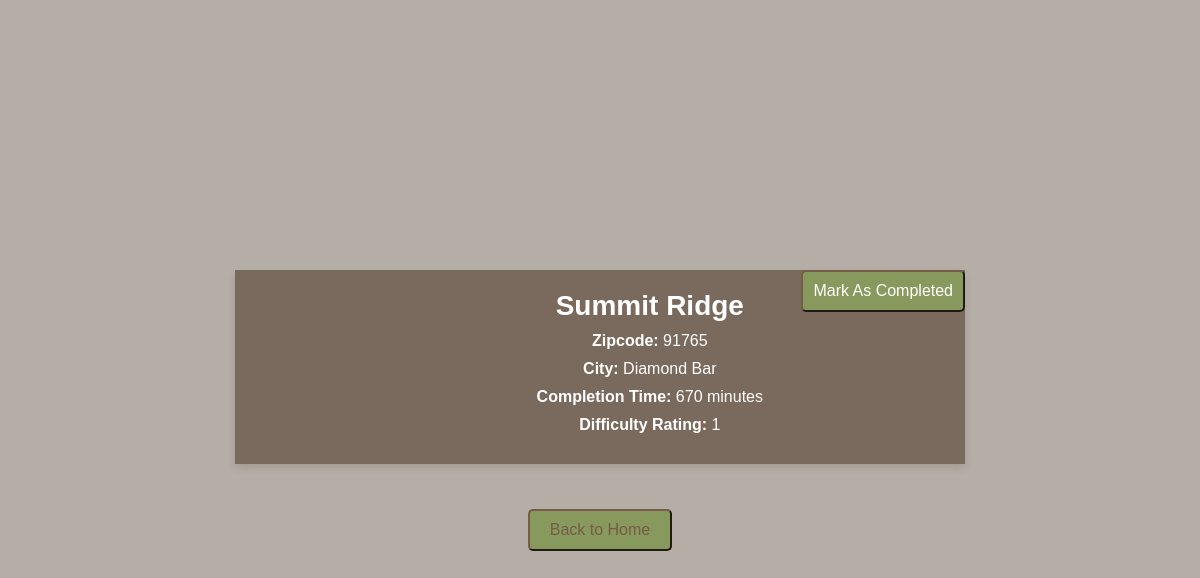
The app's page /Website/hike_details.php?trailid=2 with its own data.
### tables this page shows
CREATE TABLE TRAILS (
	trailID int(5) serial default value,
    trail_name varchar(50) NOT NULL,
    zipcode int(5) NOT NULL,
    city varchar(35) NOT NULL,
     
     
     
     
    difficulty int(1) ,
    completion_time int(4),
    maplink varchar(500),
    PRIMARY KEY (trailID)

);

### Website/PHP/hikedetails.php (called while the page is built, shortened)
<?php
include('connect.php');
$trailID = $_GET['trailid'];
$query = "SELECT * FROM TRAILS where trailID = '$trailID'";
$result = mysqli_query($link, $query);
$row = $result->fetch_assoc();
$trailname = $row["trail_name"];
$zipcode = $row["zipcode"];
$city = $row["city"];
$difficulty = $row["difficulty"];
$hiketime = $row["completion_time"];
$maplink = $row["maplink"];

### Website/hike_details.php (the view, shortened to what this page needs)
<?php
include("PHP/hikedetails.php");
?>
<!DOCTYPE html>
<html lang="en">
<head>
    <link rel="stylesheet" href="CSS/styles.css">
</head>
<body>
<div class="hike-details-container">
    <div class="map-container">
        <iframe src="<?php echo($maplink)?>"
            width="1000"
            height="750"
            style="border:0;"
            allowfullscreen=""
            loading="lazy"
>
        </iframe>
    </div>
    <div id="hike-details" class="hike-details">
    <h2><?php echo($trailname)?></h2>
        <p><strong>Zipcode: </strong><?php echo($zipcode)?></p>
        <p><strong>City: </strong><?php echo($city)?></p>
        <p><strong>Completion Time: </strong><?php echo($hiketime)?> minutes</p>
        <p><strong>Difficulty Rating: </strong> <?php echo($difficulty)?></p>
    </div>
    <form action="PHP/markcomplete.php" method="get">
        <button type="submit" class="complete-button">Mark As Completed</button>
    </form>
</div>
</body>
<footer>
    <button class= "btlogin-button" onclick=location.href="index.php">Back to Home</button>
</footer>
</html>

### Website/CSS/styles.css (style rules this page uses)
* { margin: 0; padding: 0; }
h2 { color: #ffffff; font-size: 175%; text-align: center; text-shadow: #333; }
p { color: #b5aea6; text-align: center; margin-bottom: 100px; }
body { background-color: #b5aea6; font-family: serif; font-size: 100%; }
.btlogin-button { background-color: #87995c; border-color: #765c48; border-radius: 5px; color: #765c48; text-shadow: #333; cursor: pointer; font-size: 16px; margin-top: 25px; padding: 10px 20px; }
.complete-button { background-color: #87995c; border-color: #765c48; border-radius: 5px; color: #fff; text-shadow: #333; cursor: pointer; font-size: 16px; padding: 10px 10px; }

### Website/hike_details.php (style rules this page uses)
body { font-family: 'Arial', sans-serif; margin: 0; padding: 0; display: flex; flex-direction: column; justify-content: center; align-items: center; height: 100vh; }
.hike-details-container { display: flex; max-width: 1000px; margin: 20px; box-shadow: 0 4px 8px rgba(0, 0, 0, 0.1); overflow: hidden; background-color: #7a6a5d; }
.map-container { flex: 1; overflow: hidden; }
.map-container iframe { width: 100%; height: 100%; border: 0; }
.hike-details { flex: 1; padding: 20px; }
p { margin: 10px 0; color: #fff; }

### records on screen
trails: trail_name "Summit Ridge", zipcode "91765", city "Diamond Bar", completion_time "670", difficulty "1"
